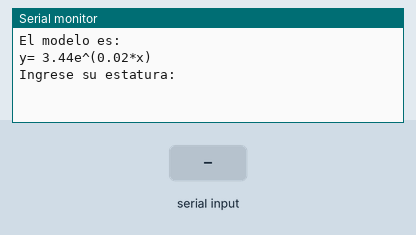
Recording of a sketch running on a simulated Arduino Uno, built with avr-gcc and run on an emulated ATmega328P. Parts: the last lines printed to the serial monitor. Inputs (shaded band) come from the test bench.

Above: at 1.2 s.
1.3 s: "90,45\n" received over Serial
At 2.8 s:
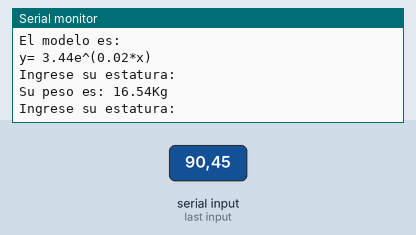
3.8 s: "30,150\n" received over Serial
At 5.9 s:
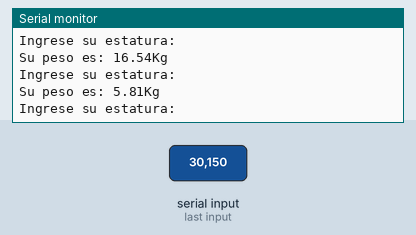

Measured:
- after the input at 1.3 s, the serial monitor: prints a new line after 1.0 s (image 1)
- after the input at 3.8 s, the serial monitor: prints a new line after 1.0 s (image 2)

The sketch:

CardenasLizeth_Deber11_SE.ino
```cpp
/*
 * UNIVERSIDAD TECNICA DEL NORTE
 * FACULTAD DE INGENIERÍA EN CIENCIAS APLICADAS
 * APRENDIZAJE DE MAQUINA -REGRESION LOGARÍTMICA
 * Nombre: Magali Cárdenas
 * Fecha:20/01/2021
 */
// matriz de datos
int matriz[14][2]={
  {170,67},
  {180,80},
  {170,65},
  {178,75},
  {160,55},
  {163,60},
  {165,63},
  {170,70},
  {164,62},
  {176,77},
  {164,60},
  {170,76},
  {170,56},
  {168,60},
};

int col=0; //moverse en columnas
int fil=0; //moverse en filas
int Ex=0; //sumatoria x
int Ey=0; //sumatoria y
float Exy=0; //sumatoria x*y
long int Ex2=0; //sumatoria x^2
long int Ex_2=0; //sumatoria Ex^2
int n= 14; //tama;o de muestras
float Bo; //ordenada en el origen
float Pendlog; //pendiente
String dato; //recibir estatura
int estatura; //convertir dato
float p;
float m1=0;// auxiliar de desbordamiento
float peso;//variable de peso
float ylog=0; //consta logaritmica

void setup() {
  Serial.begin(9600);
  //creacion del modelo
  for(;fil<n;fil++){
    Ex=Ex+matriz[fil][0];
    Ey=Ey+matriz[fil][1];
    ylog=ylog+log(matriz[fil][1]);
    Exy=Exy+(matriz[fil][0]*log(matriz[fil][1]));
    Ex2=Ex2+pow(matriz[fil][0],2);
  }
  Ex_2=pow(Ex,2);
  Bo=((float(n*Exy)-float(Ex*ylog))/(float(n*Ex2)-float(Ex_2)));
  m1=float(Bo*(Ex/n));
  Pendlog=(float(ylog/n))-m1;
  p=float(exp(Pendlog));
  Serial.println("El modelo es: ");
  Serial.println(String("y= ")+String(p)+String("e^(")+String(Bo)+String("*x)"));
  Serial.println("Ingrese su estatura: ");
}

void loop() {
  if(Serial.available()>0){
    dato=Serial.readString();
    estatura=dato.toInt();
    peso=p*exp(Bo*estatura);
    Serial.println("");
    Serial.println(String("Su peso es: ")+String(peso)+String("Kg"));
    Serial.println("Ingrese su estatura: ");
  }
}
```
